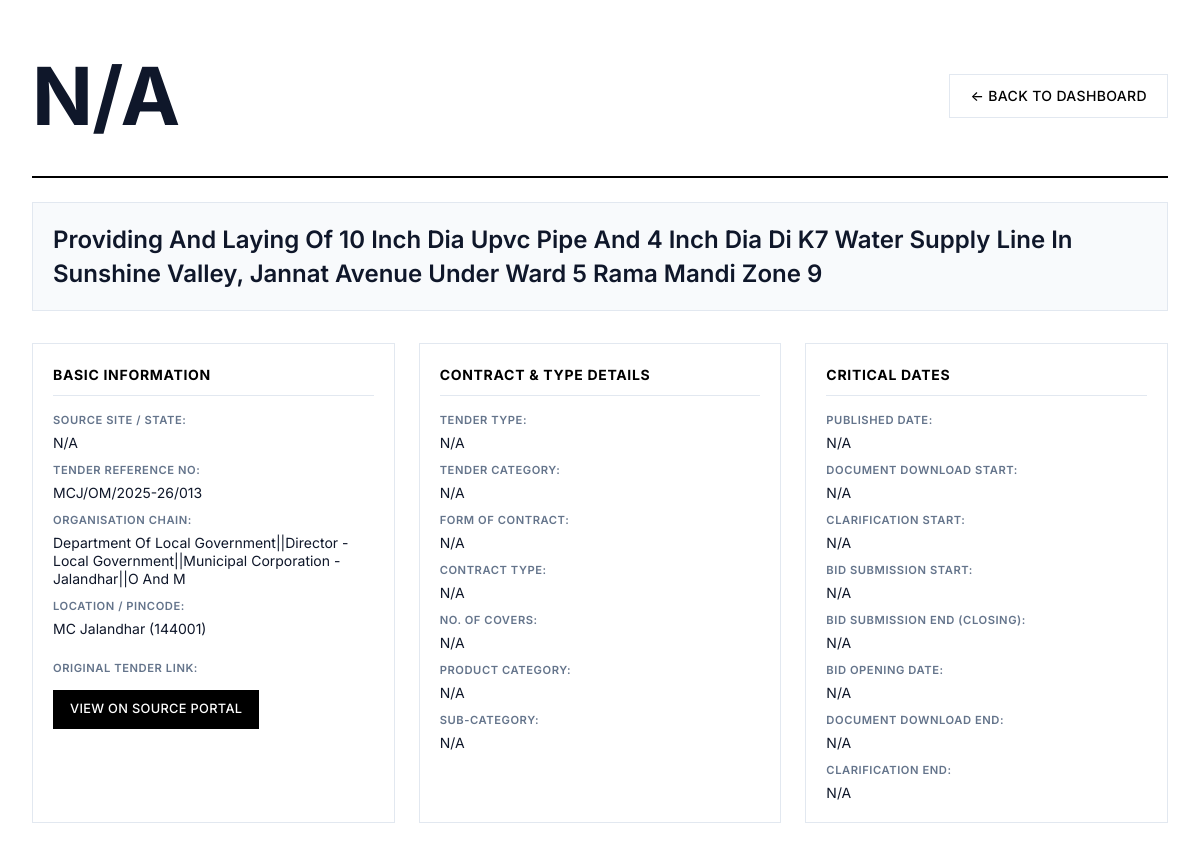
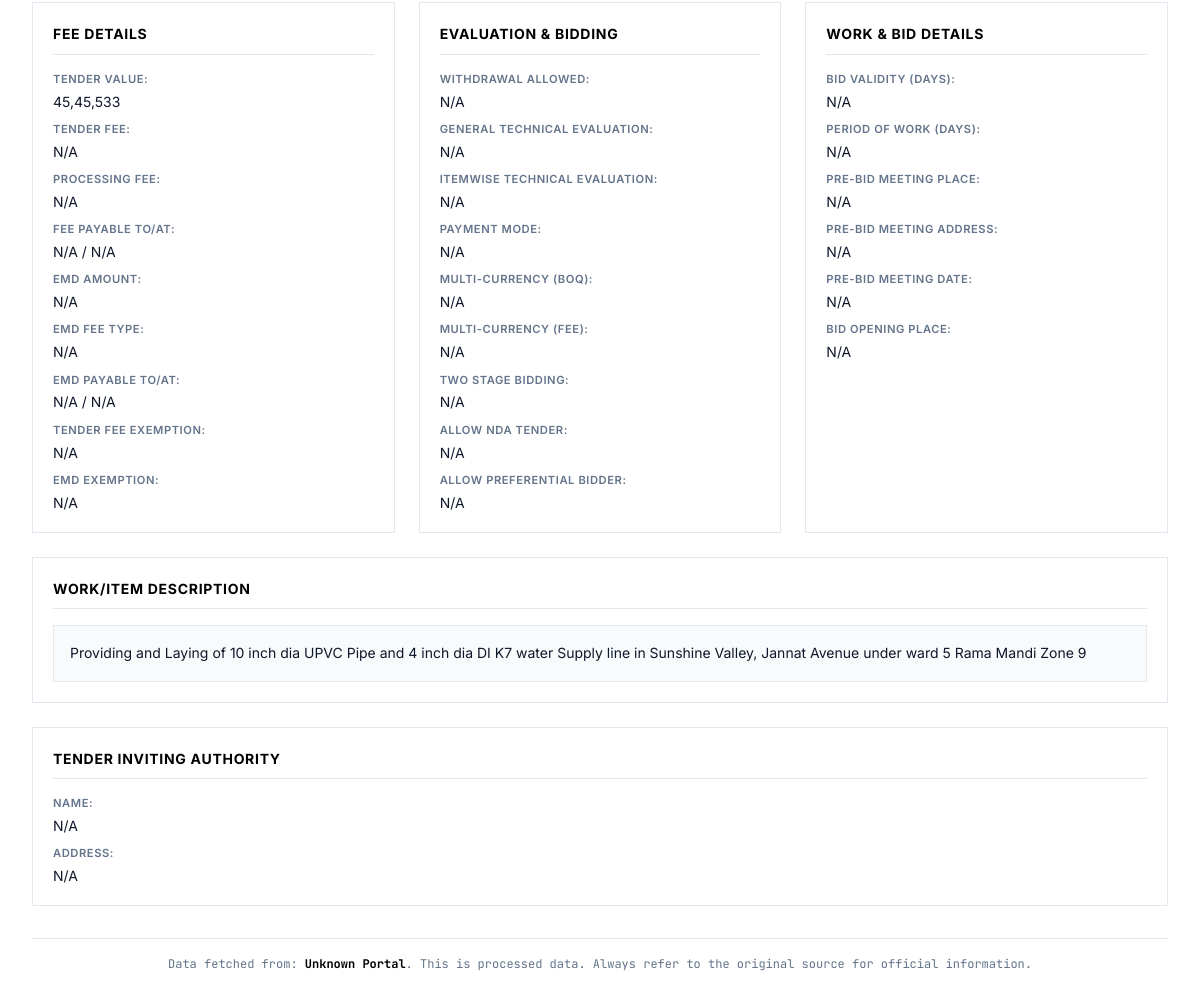
Screenshot of /tender/169 with the database file from the repository (2 pictures, top to bottom).
### database.py (models this page shows, shortened)
class Tender(Base):
    __tablename__ = "tenders"
    id = Column(Integer, primary_key=True, index=True)
    tender_id = Column(String, unique=True, index=True, nullable=False)
    source_site = Column(String, index=True, nullable=False)
    tender_title = Column(Text)
    organisation_chain = Column(Text)
    tender_value_numeric = Column(Float, nullable=True)
    emd_amount_numeric = Column(Float, nullable=True)
    published_date = Column(DateTime, nullable=True)
    closing_date = Column(DateTime, nullable=True)
    opening_date = Column(DateTime, nullable=True)
    location = Column(String, nullable=True)
    pincode = Column(String, nullable=True)
    status = Column(String, default="Live", index=True) # e.g., "Live", "Result Announced", "Cancelled"
    full_details_json = Column(JSON, nullable=True)
    created_at = Column(DateTime(timezone=True), server_default=func.now())
    updated_at = Column(DateTime(timezone=True), onupdate=func.now())
    result = relationship("TenderResult", back_populates="tender", uselist=False, cascade="all, delete-orphan")
    bids = relationship("TenderBid", back_populates="tender", cascade="all, delete-orphan")

### dashboard.py (the view)
@app.get("/tender/{tender_pk_id}", name="view_tender_detail", response_class=HTMLResponse)
async def view_tender_detail(request: Request, tender_pk_id: int, db: Session = Depends(get_db)):
    if not templates: raise HTTPException(503, "Template engine error")
    tender = db.query(Tender).filter(Tender.id == tender_pk_id).first()
    if not tender: raise HTTPException(404, "Tender not found in database.")
    return templates.TemplateResponse("tender_detail.html", {"request": request, "tender": tender.full_details_json or {}})

### templates/tender_detail.html (shortened to what this page needs)
<!DOCTYPE html>
<html lang="en">
<head>
</head>
<body>
    <div class="page-wrapper">
        <div class="container">
            <div class="page-header">
                <h1>{{ tender.get('primary_tender_id', 'N/A') }}</h1>
                <a href="{{ url_for('homepage') }}" class="btn btn-secondary">← Back to Dashboard</a>
            </div>
            <div class="tender-main-title">
                {% if tender.get('work_title') and tender.get('work_title') != 'N/A' %}
                    {{ tender.get('work_title') | neat_format }}
                {% elif tender.get('primary_title') and tender.get('primary_title') != 'N/A' %}
                     {{ tender.get('primary_title') | neat_format }}
                {% else %}
                    <span class="na-text">Title Not Available</span>
                {% endif %}
            </div>
            <div class="details-grid">
                <div class="detail-section">
                    <h3>Basic Information</h3>
                    <div class="detail-field"><strong>Source Site / State:</strong> <span class="value-text">{{ tender.get('source_site_key', 'N/A') }}</span></div>
                    <div class="detail-field"><strong>Tender Reference No:</strong> <span class="value-text">{{ tender.get('tender_reference_number', 'N/A') }}</span></div>
                    <div class="detail-field"><strong>Organisation Chain:</strong> <span class="value-text">{{ tender.get('organisation_chain', tender.get('list_page_org_chain', 'N/A')) | neat_format }}</span></div>
                    <div class="detail-field"><strong>Location / Pincode:</strong> <span class="value-text">{{ tender.get('location', 'N/A') }}{% if tender.get('pincode') and tender.get('pincode') != 'N/A' %} ({{ tender.pincode }}){% endif %}</span></div>
                    {% if tender.get('detail_page_link') and tender.get('detail_page_link') != 'N/A' %}
                    <div class="detail-field" style="margin-top: 12px;">
                        <strong>Original Tender Link:</strong>
                        <a href="{{ tender.detail_page_link }}" target="_blank" rel="noopener noreferrer" class="btn btn-link-style">
                            View on Source Portal
                        </a>
                    </div>
                    {% endif %}
                </div>
                <div class="detail-section">
                    <h3>Contract & Type Details</h3>
                    <div class="detail-field"><strong>Tender Type:</strong> <span class="value-text">{{ tender.get('tender_type', 'N/A') }}</span></div>
                    <div class="detail-field"><strong>Tender Category:</strong> <span class="value-text">{{ tender.get('tender_category', 'N/A') }}</span></div>
                    <div class="detail-field"><strong>Form of Contract:</strong> <span class="value-text">{{ tender.get('form_of_contract', 'N/A') }}</span></div>
                    <div class="detail-field"><strong>Contract Type:</strong> <span class="value-text">{{ tender.get('contract_type', 'N/A') }}</span></div>
                    <div class="detail-field"><strong>No. of Covers:</strong> <span class="value-text">{{ tender.get('no_of_covers', 'N/A') }}</span></div>
                    <div class="detail-field"><strong>Product Category:</strong> <span class="value-text">{{ tender.get('product_category', 'N/A') | neat_format }}</span></div>
                    <div class="detail-field"><strong>Sub-Category:</strong> <span class="value-text">{{ tender.get('sub_category', 'N/A') | neat_format }}</span></div>
                </div>
                <div class="detail-section">
                    <h3>Critical Dates</h3>
                    <div class="detail-field"><strong>Published Date:</strong> <span class="value-text">{{ tender.get('primary_published_date', 'N/A') }}</span></div>
                    <div class="detail-field"><strong>Document Download Start:</strong> <span class="value-text">{{ tender.get('doc_download_start_date', 'N/A') }}</span></div>
                    <div class="detail-field"><strong>Clarification Start:</strong> <span class="value-text">{{ tender.get('clarification_start_date', 'N/A') }}</span></div>
                    <div class="detail-field"><strong>Bid Submission Start:</strong> <span class="value-text">{{ tender.get('bid_submission_start_date', 'N/A') }}</span></div>
                    <div class="detail-field"><strong>Bid Submission End (Closing):</strong> <span class="value-text">{{ tender.get('primary_closing_date', 'N/A') }}</span></div>
                    <div class="detail-field"><strong>Bid Opening Date:</strong> <span class="value-text">{{ tender.get('primary_opening_date', 'N/A') }}</span></div>
                    <div class="detail-field"><strong>Document Download End:</strong> <span class="value-text">{{ tender.get('doc_download_end_date', 'N/A') }}</span></div>
                    <div class="detail-field"><strong>Clarification End:</strong> <span class="value-text">{{ tender.get('clarification_end_date', 'N/A') }}</span></div>
                </div>
                <div class="detail-section">
                    <h3>Fee Details</h3>
                    <div class="detail-field"><strong>Tender Value:</strong> <span class="value-text">{{ tender.get('tender_value', 'N/A') }}</span></div>
                    <div class="detail-field"><strong>Tender Fee:</strong> <span class="value-text">{{ tender.get('tender_fee', 'N/A') }}</span></div>
                    <div class="detail-field"><strong>Processing Fee:</strong> <span class="value-text">{{ tender.get('processing_fee', 'N/A') }}</span></div>
                    <div class="detail-field"><strong>Fee Payable To/At:</strong> <span class="value-text">{{ tender.get('fee_payable_to', 'N/A') | neat_format }} / {{ tender.get('fee_payable_at', 'N/A') | neat_format }}</span></div>
                    <div class="detail-field"><strong>EMD Amount:</strong> <span class="value-text">{{ tender.get('emd_amount', 'N/A') }}</span></div>
                    <div class="detail-field"><strong>EMD Fee Type:</strong> <span class="value-text">{{ tender.get('emd_fee_type', 'N/A') }}</span></div>
                    <div class="detail-field"><strong>EMD Payable To/At:</strong> <span class="value-text">{{ tender.get('emd_payable_to', 'N/A') | neat_format }} / {{ tender.get('emd_payable_at', 'N/A') | neat_format }}</span></div>
                    <div class="detail-field"><strong>Tender Fee Exemption:</strong> <span class="value-text">{{ tender.get('tender_fee_exemption', 'N/A') }}</span></div>
                    <div class="detail-field"><strong>EMD Exemption:</strong> <span class="value-text">{{ tender.get('emd_exemption', 'N/A') }}</span></div>
                </div>
                <div class="detail-section">
                    <h3>Evaluation & Bidding</h3>
                    <div class="detail-field"><strong>Withdrawal Allowed:</strong> <span class="value-text">{{ tender.get('withdrawal_allowed', 'N/A') }}</span></div>
                    <div class="detail-field"><strong>General Technical Evaluation:</strong> <span class="value-text">{{ tender.get('general_tech_evaluation', 'N/A') }}</span></div>
                    <div class="detail-field"><strong>Itemwise Technical Evaluation:</strong> <span class="value-text">{{ tender.get('itemwise_tech_evaluation', 'N/A') }}</span></div>
                    <div class="detail-field"><strong>Payment Mode:</strong> <span class="value-text">{{ tender.get('payment_mode', 'N/A') }}</span></div>
                    <div class="detail-field"><strong>Multi-Currency (BOQ):</strong> <span class="value-text">{{ tender.get('multi_currency_boq', 'N/A') }}</span></div>
                    <div class="detail-field"><strong>Multi-Currency (Fee):</strong> <span class="value-text">{{ tender.get('multi_currency_fee', 'N/A') }}</span></div>
                    <div class="detail-field"><strong>Two Stage Bidding:</strong> <span class="value-text">{{ tender.get('two_stage_bidding', 'N/A') }}</span></div>
                    <div class="detail-field"><strong>Allow NDA Tender:</strong> <span class="value-text">{{ tender.get('allow_nda_tender', 'N/A') }}</span></div>
                    <div class="detail-field"><strong>Allow Preferential Bidder:</strong> <span class="value-text">{{ tender.get('allow_preferential_bidder', 'N/A') }}</span></div>
                </div>
                <div class="detail-section">
                    <h3>Work & Bid Details</h3>
                    <div class="detail-field"><strong>Bid Validity (Days):</strong> <span class="value-text">{{ tender.get('bid_validity_days', 'N/A') }}</span></div>
                    <div class="detail-field"><strong>Period of Work (Days):</strong> <span class="value-text">{{ tender.get('period_of_work_days', 'N/A') }}</span></div>
                    <div class="detail-field"><strong>Pre-Bid Meeting Place:</strong> <span class="value-text">{{ tender.get('pre_bid_meeting_place', 'N/A') | neat_format }}</span></div>
                    <div class="detail-field"><strong>Pre-Bid Meeting Address:</strong> <span class="value-text">{{ tender.get('pre_bid_meeting_address', 'N/A') | neat_format }}</span></div>
                    <div class="detail-field"><strong>Pre-Bid Meeting Date:</strong> <span class="value-text">{{ tender.get('pre_bid_meeting_date', 'N/A') }}</span></div>
                    <div class="detail-field"><strong>Bid Opening Place:</strong> <span class="value-text">{{ tender.get('bid_opening_place', 'N/A') | neat_format }}</span></div>
                </div>
                <div class="detail-section full-width-section">
                    <h3>Work/Item Description</h3>
                    <div class="description-text">
                        <pre>{{ tender.get('work_description', tender.get('list_page_title', 'N/A')) if (tender.get('work_description') and tender.get('work_description') != 'N/A') or (tender.get('list_page_title') and tender.get('list_page_title') != 'N/A') else '<span class="na-text">Not Available</span>' | safe }}</pre>
                    </div>
                </div>
                <div class="detail-section full-width-section">
                    <h3>Tender Inviting Authority</h3>
                    <div class="detail-field"><strong>Name:</strong> <span class="value-text">{{ tender.get('tender_inviting_authority_name', 'N/A') | neat_format }}</span></div>
                    <div class="detail-field"><strong>Address:</strong> <span class="value-text">{{ tender.get('tender_inviting_authority_address', 'N/A') | neat_format }}</span></div>
                </div>
            </div>
            <div class="source-note">
                Data fetched from: <span class="source-site-highlight">{{ tender.get('source_site_key', 'Unknown Portal') }}</span>.
                This is processed data. Always refer to the original source for official information.
            </div>
        </div>
    </div>
</body>
</html>

### templates/tender_detail.html (style rules this page uses)
* { box-sizing: border-box; margin: 0; padding: 0; }
html { font-size: 16px; scroll-behavior: smooth; }
:root { --color-primary: #000000; --color-secondary: #1a1a1a; --color-accent: #2563eb; --color-surface: #ffffff; --color-surface-alt: #f8fafc; --color-border: #e2e8f0; --color-text: #0f172a; --color-text-muted: #64748b; --shadow-md: 0 4px 6px -1px rgb(0 0 0 / 0.1), 0 2px 4px -2px rgb(0 0 0 / 0.1); }
body { font-family: 'Inter', -apple-system, BlinkMacSystemFont, sans-serif; background: var(--color-surface-alt); color: var(--color-text); line-height: 1.6; font-weight: 400; min-height: 100vh; -webkit-font-smoothing: antialiased; -moz-osx-font-smoothing: grayscale; }
.page-wrapper { background: var(--color-surface); padding: 32px; min-height: calc(100vh - 64px); }
.container { max-width: none; width: 100%; margin: 0 auto; }
.page-header { display: flex; justify-content: space-between; align-items: center; margin-bottom: 24px; padding-bottom: 16px; border-bottom: 2px solid var(--color-primary); }
.page-header h1 { font-size: 5rem; font-weight: 700; letter-spacing: -0.01em; color: var(--color-text); text-transform: none; overflow-wrap: break-word; word-break: break-all; }
.btn { display: inline-flex; align-items: center; justify-content: center; padding: 10px 20px; border: 1px solid transparent; font-family: inherit; font-size: 0.875rem; font-weight: 500; text-decoration: none; color: var(--color-surface); background: var(--color-primary); border-radius: 0; cursor: pointer; transition: all 0.2s ease; text-transform: uppercase; letter-spacing: 0.025em; }
.btn-secondary { background: transparent; color: var(--color-primary); border-color: var(--color-border); }
.tender-main-title { font-size: 1.5rem; font-weight: 600; color: var(--color-text); margin-bottom: 32px; padding: 20px; background-color: var(--color-surface-alt); border: 1px solid var(--color-border); line-height: 1.4; text-align: left; }
.details-grid { display: grid; grid-template-columns: repeat(3, 1fr); gap: 24px; margin-bottom: 32px; }
.detail-section { background-color: var(--color-surface); border: 1px solid var(--color-border); padding: 20px; display: flex; flex-direction: column; }
.detail-section h3 { font-size: 0.875rem; font-weight: 700; color: var(--color-primary); margin-top: 0; margin-bottom: 16px; padding-bottom: 8px; border-bottom: 1px solid var(--color-border); text-transform: uppercase; letter-spacing: 0.05em; }
.detail-field { margin-bottom: 10px; display: flex; flex-direction: column; gap: 2px; }
.detail-field:last-child { margin-bottom: 0; }
.detail-field strong { font-size: 0.7rem; font-weight: 600; color: var(--color-text-muted); text-transform: uppercase; letter-spacing: 0.05em; margin-bottom: 2px; }
.detail-field span, .detail-field .value-text, .detail-field a.value-link { font-size: 0.875rem; color: var(--color-text); word-wrap: break-word; line-height: 1.3; }
.btn-link-style { margin-top: 8px; padding: 8px 16px; font-size: 0.8rem; width: fit-content; }
.full-width-section { grid-column: 1 / -1; }
.description-text pre { background: var(--color-surface-alt); padding: 16px; border: 1px solid var(--color-border); font-size: 0.875rem; white-space: pre-wrap; word-wrap: break-word; line-height: 1.6; color: var(--color-text); font-family: inherit; max-height: 300px; overflow-y: auto; }
.source-note { font-size: 0.75rem; color: var(--color-text-muted); margin-top: 32px; padding-top: 16px; border-top: 1px solid var(--color-border); display: block; text-align: center; font-family: 'JetBrains Mono', monospace; }
.source-site-highlight { font-weight: 700; color: var(--color-primary); }

### rows the page displays
Tender: get|neat_format "Providing And Laying Of 10 Inch Dia Upvc Pipe And 4 Inch Dia Di K7 Water Supply Line In Sunshine Valley, Jannat Avenue Under Ward 5 Rama Mandi Zone 9", get|neat_format "Department Of Local Government||Director - Local Government||Municipal Corporation - Jalandhar||O And M", get "MC Jalandhar", tender_title "Providing and Laying of 10 inch dia UPVC Pipe and 4 inch dia DI K7 water Supply line in Sunshine Valley, Jannat Avenue under ward 5 Rama Mandi Zone 9"

### other values shown
{{ tender.get('primary_tender_id', 'N/A') }} "N/A"
{{ tender.get('source_site_key', 'N/A') }} "N/A"
{{ tender.get('tender_reference_number', 'N/A') }} "MCJ/OM/2025-26/013"
{{ tender.pincode }} "144001"
{{ tender.get('tender_type', 'N/A') }} "N/A"
{{ tender.get('tender_category', 'N/A') }} "N/A"
{{ tender.get('form_of_contract', 'N/A') }} "N/A"
{{ tender.get('contract_type', 'N/A') }} "N/A"
{{ tender.get('no_of_covers', 'N/A') }} "N/A"
{{ tender.get('product_category', 'N/A') | neat_format }} "N/A"
{{ tender.get('sub_category', 'N/A') | neat_format }} "N/A"
{{ tender.get('primary_published_date', 'N/A') }} "N/A"
{{ tender.get('doc_download_start_date', 'N/A') }} "N/A"
{{ tender.get('clarification_start_date', 'N/A') }} "N/A"
{{ tender.get('bid_submission_start_date', 'N/A') }} "N/A"
